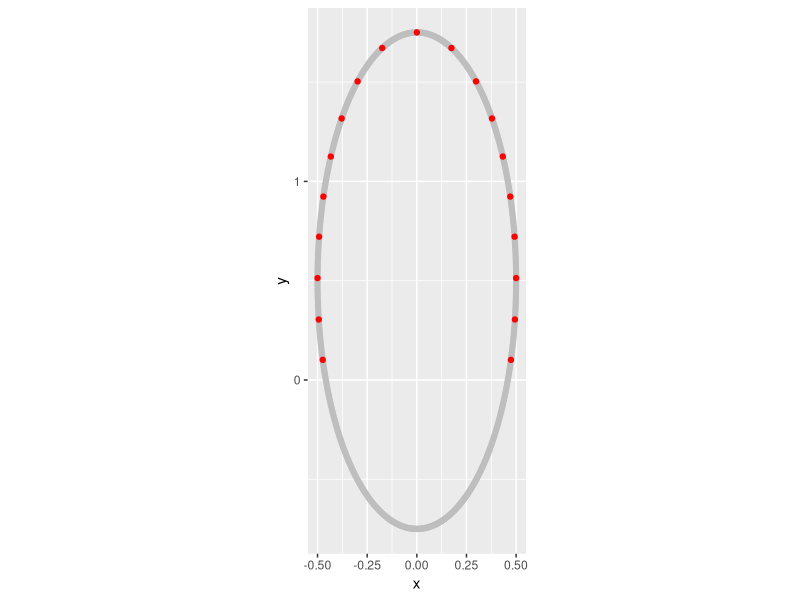
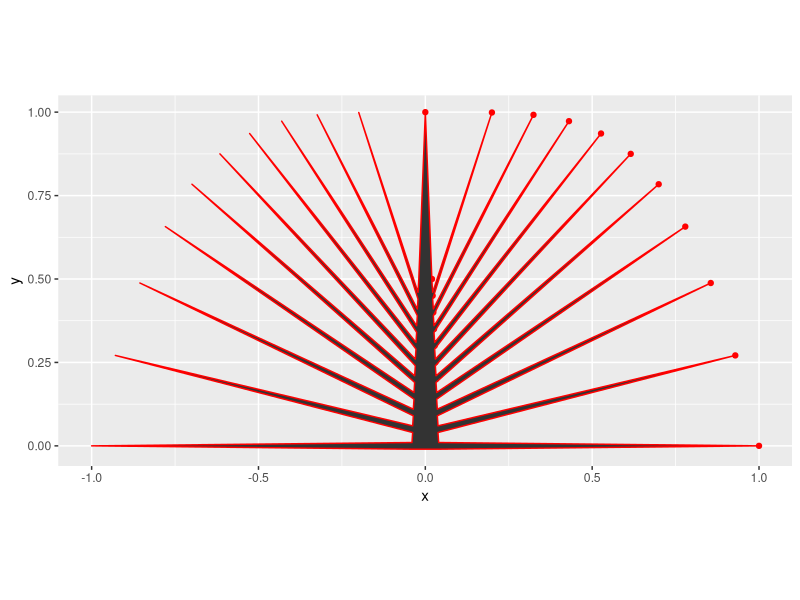
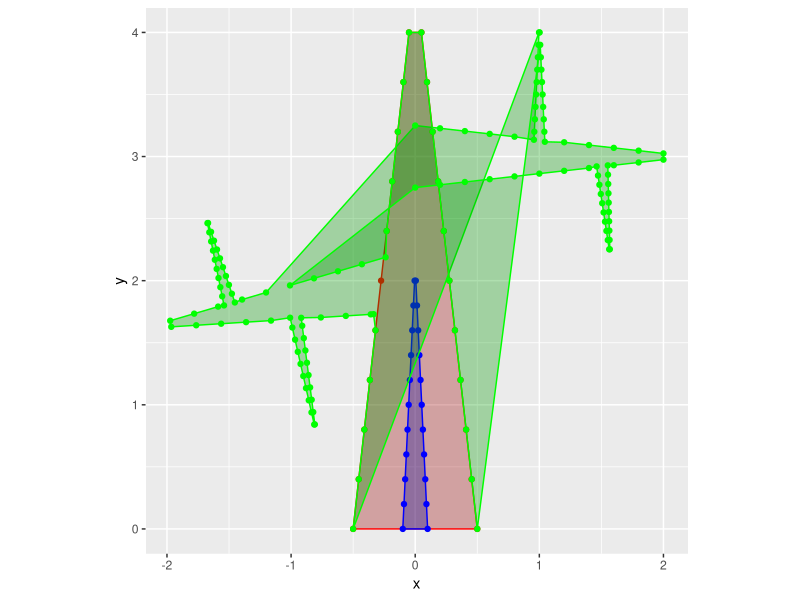
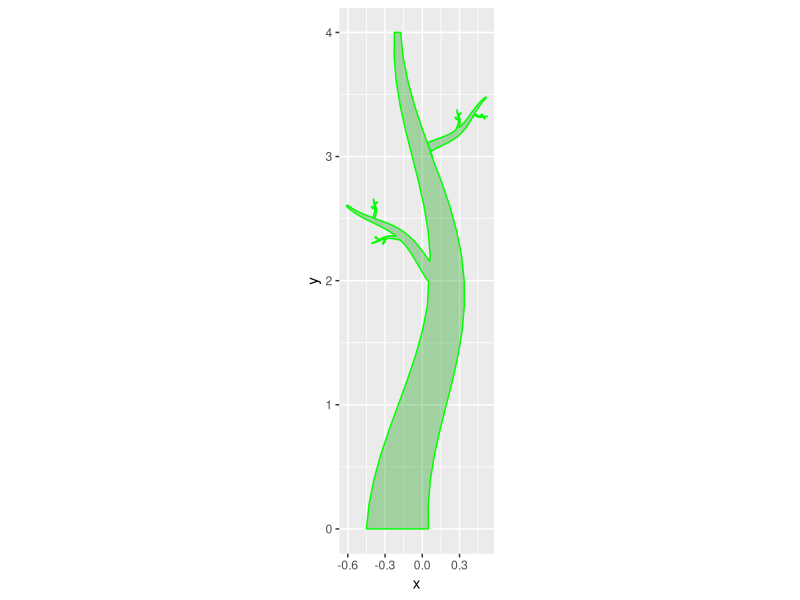

Recreate these plots in R, in order.
library(ggplot2)
library(dplyr)
angles <- c(0:599)/600*2*3.141592
#coniferoverhead

x = cos(angles)/2; y=sin(angles)/2
ht=3
nbr = 8*6/4/ht^0.75
tree <- data.frame(shape='shape', x=round(x,5),y=round(y,5))
tree <- tree |> mutate(y = (y+0.2)/1.2*ht)
tree2 <- tree |> mutate(shape='shape2')
tree2 <- tree2 |> mutate(angles=angles/2/3.141592*360, 
                         top = max(y), d = round(((((y-top)^2+x^2)^0.5)*nbr),3), 
                         d1 = floor(d), yy = (y>=0)) |> group_by(d1, yy) |> 
  mutate(dmin = min(d)) |> ungroup() |> mutate(p = (dmin==d))  |> subset(y >= 0)
top <- tree2$top[1]
for(i in 1:15){
treex0 <- tree |> mutate(circle=i, x=cos(angles)/nbr*i, y=sin(angles)/nbr*i+top)
if(i==1){treex=treex0}else{treex<-rbind(treex,treex0)}}
tree2 <- subset(tree2, p)

ggplot()+
  geom_polygon(data=tree, aes(x=x, y=y), fill='#FFFFFF00')+
  geom_point(data=tree, aes(x=x, y=y), color='gray')+
  geom_point(data=tree2, aes(x=x, y=y), color='red')+
  # geom_polygon(data=treex, aes(x=x, y=y, group=circle), color='yellow', fill='#FFFFFF00')+
  coord_fixed(ratio = 1)

######
library(ggplot2)
library(dplyr)



df <- data.frame(i = 0:10)
df <- df |> mutate(s = 1-i/10,  x = s^0.7, y = 1-(s^3))
df <- df |> mutate(i0 = i+0, i1 = i+0.3, i2 = i+0.7, 
                   x1 = (s+1)*0.02, y1 = (1-s)*0.50)


df.tips <- data.frame(i = df$i1, x = df$x, y = df$y)
df.base1 <- data.frame(i = df$i0, x = df$x1, y = df$y1-0.01)
df.base2 <- data.frame(i = df$i2, x = df$x1, y = df$y1+0.01)

tree <- rbind(df.base1,df.tips,df.base2) |> arrange(i)
tree <- tree[-nrow(tree),]
tree2 <- tree |> mutate(i= -i+21, x=-x)
tree2 <- rbind(tree, tree2) |> arrange(i)

ggplot()+
  geom_point(data=df, aes(x=x, y=y), color='red')+
  geom_point(data=df, aes(x=x1, y=y1), color='red')+
  geom_polygon(data=tree2, aes(x=x, y=y), color='red')+
  coord_fixed()

######
library(ggplot2)
library(dplyr)


makeStem <- function(lth, wth, tip, inc=10){
  
  
  s <- (0:inc)/inc
  i <- c(1:(inc+1),(1:(inc+1))+inc+1)
  y <- s*lth; y <- c(y,y[(inc+1):1])
  x <- tip/2*s+wth/2*(s*-1+1); x <- c(-1*x,x[(inc+1):1])
  side <- ifelse(x >= 0, 'R','L')
  df <- data.frame(x = x,
                   y = y,
                   i = i,
                   type = 'mid',
                   side=side,
                   center = 0)
  df[c(1,nrow(df)),]$type <- 'base'
  df[c(nrow(df)/2,nrow(df)/2+1),]$type <- 'tip'
  return(df)
}
angle=-50
bht=2.5

attachBranch <- function(stem, branch, angle, bht){
angle = angle/360*2*pi
xside <- ifelse(angle>0,'R','L')
xsine <- ifelse(angle>0,1,-1)
branch <- branch |> mutate(h=(x^2+y^2)^0.5,a = acos(y/h),a=ifelse(x < 0,-1*a,a),
                      x = h*sin(a+angle), y = h*cos(a+angle))

branch <- branch |> mutate(y = y+bht)

xd <- subset(stem, side %in% xside)
ylower <- max(subset(xd, y < min(branch[branch$type %in% 'base',]$y))$y)
yupper <- min(subset(xd, y > max(branch[branch$type %in% 'base',]$y))$y)
xupper <- subset(xd, y == yupper)$x
xlower <- subset(xd, y == ylower)$x
cshift <- mean(subset(xd, y == yupper | y == ylower)$center)

bx <- (bht-ylower)/(yupper-ylower)*(xupper-xlower)+xlower
branch <- branch |> mutate(x = x+cshift)

branch <- branch |> mutate(inside = (x-((y-ylower)/(yupper-ylower)*(xupper-xlower)+xlower))*xsine)
#remove internal vertices

internal <- branch |> mutate(near = inside^2, isinside = ifelse(inside > 0, 'no','yes')) |> group_by(isinside, side) |> mutate(minnear = min(near)) |> ungroup() |> subset(near == minnear)

newbase <- internal |> group_by(side) |> mutate(amt = 1/((inside - 0)/(max(inside)-min(inside)))^2) |> 
  summarise(x= sum(amt*x)/sum(amt), y= sum(amt*y)/sum(amt), i= mean(i), type='base', center=0) 

steminternal <- stem |> subset(!(x >= min(internal$x) & x <= max(internal$x) & y >= min(internal$y) & y <= max(internal$y)))
xdi <- mean(subset(xd, y %in% c(yupper, ylower))$i)

branchinternal <- branch |> subset(inside >= 0) |> subset(select=colnames(stem)) |> rbind(newbase[,colnames(stem)]) |> mutate(i = xdi + i/1000, type=paste0('b',type), inside = NULL, h=NULL,a=NULL) 

stemnew <- rbind(branchinternal,steminternal) |> arrange(i) 
stemnew <- mutate(stemnew, i=(1:nrow(stemnew)))
return(stemnew)}


stem <-  makeStem(4,1,0.1,10)
branch <- makeStem(2,.2,0.01,10)
branch2 <- makeStem(1.5,.2,0.01,10)
tree <- attachBranch(stem, branch, -90, 2)
tree <- attachBranch(tree, branch2, 85, 3)
tree2 <- tree |> mutate(x=x/2, y=y/2)
tree <- attachBranch(stem, tree2, -100, 2)
tree <- attachBranch(tree, tree2, 90, 3)

ggplot()+
  geom_polygon(data=stem, aes(x=x, y=y), color='red',fill='#99000050')+
  geom_point(data=stem, aes(x=x, y=y), color='red')+
  geom_polygon(data=branch, aes(x=x, y=y), color='blue',fill='#00009950')+
  geom_point(data=branch, aes(x=x, y=y), color='blue')+
  geom_polygon(data=tree, aes(x=x, y=y), color='green',fill='#00990050')+
  geom_point(data=tree, aes(x=x, y=y), color='green')+
  coord_fixed()

lth=4
wth = 0.5
sc = .25
stem <-  makeStem(lth,wth,0.1*wth,20)
stem <-  stem |> mutate(x = x + -0.2*cos(y/lth*2*pi), center = center + -0.2*cos(y/lth*2*pi))
branch <-  stem |> mutate(x=x*sc,y=y*sc,center=center*sc)
branch2 <-  stem |> mutate(x=x*sc*0.7,y=y*sc*0.7,center=center*sc*0.7)

for(i in 1:4){
  tree <- attachBranch(stem, branch, -50, 2)
  tree <- attachBranch(tree, branch2, 50, 3)
  branch <- tree |> mutate(x=x*sc,y=y*sc,center=center*sc)
  branch2 <- tree |> mutate(x=x*sc*.7,y=y*sc*.7,center=center*sc*.7)
}

ggplot()+
  # geom_polygon(data=stem, aes(x=x, y=y), color='red',fill='#99000050')+
  # geom_point(data=stem, aes(x=x, y=y), color='red')+
  geom_polygon(data=tree, aes(x=x, y=y), color='green',fill='#00990050')+
  # geom_point(data=tree, aes(x=x, y=y), color='green')+
  coord_fixed()
